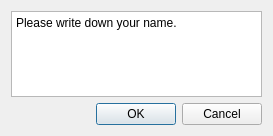
<?xml version="1.0" encoding="UTF-8"?>
<ui version="4.0">
 <class>getName</class>
 <widget class="QDialog" name="getName">
  <property name="geometry">
   <rect>
    <x>0</x>
    <y>0</y>
    <width>273</width>
    <height>136</height>
   </rect>
  </property>
  <property name="windowTitle">
   <string>Dialog</string>
  </property>
  <layout class="QVBoxLayout" name="verticalLayout">
   <item>
    <widget class="QPlainTextEdit" name="plainTextEdit">
     <property name="plainText">
      <string>Please write down your name.</string>
     </property>
    </widget>
   </item>
   <item>
    <widget class="QDialogButtonBox" name="buttonBox">
     <property name="orientation">
      <enum>Qt::Horizontal</enum>
     </property>
     <property name="standardButtons">
      <set>QDialogButtonBox::Cancel|QDialogButtonBox::Ok</set>
     </property>
    </widget>
   </item>
  </layout>
 </widget>
 <resources/>
 <connections>
  <connection>
   <sender>buttonBox</sender>
   <signal>accepted()</signal>
   <receiver>getName</receiver>
   <slot>accept()</slot>
   <hints>
    <hint type="sourcelabel">
     <x>248</x>
     <y>254</y>
    </hint>
    <hint type="destinationlabel">
     <x>157</x>
     <y>274</y>
    </hint>
   </hints>
  </connection>
  <connection>
   <sender>buttonBox</sender>
   <signal>rejected()</signal>
   <receiver>getName</receiver>
   <slot>reject()</slot>
   <hints>
    <hint type="sourcelabel">
     <x>316</x>
     <y>260</y>
    </hint>
    <hint type="destinationlabel">
     <x>286</x>
     <y>274</y>
    </hint>
   </hints>
  </connection>
 </connections>
</ui>
